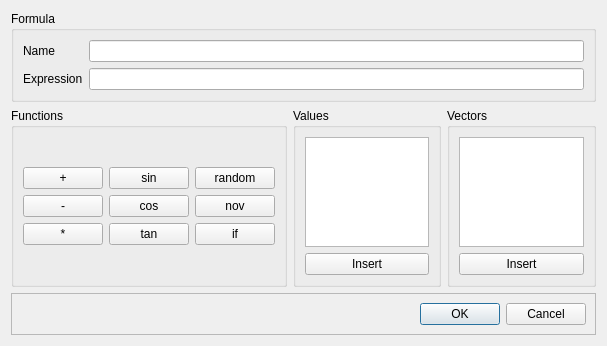
<?xml version="1.0" encoding="UTF-8"?>
<ui version="4.0">
 <class>GUIEquationEditor</class>
 <widget class="QDialog" name="GUIEquationEditor">
  <property name="geometry">
   <rect>
    <x>0</x>
    <y>0</y>
    <width>607</width>
    <height>346</height>
   </rect>
  </property>
  <property name="windowTitle">
   <string>Dialog</string>
  </property>
  <layout class="QGridLayout" name="gridLayout_2">
   <item row="1" column="0">
    <widget class="QGroupBox" name="groupBox_2">
     <property name="title">
      <string>Functions</string>
     </property>
     <layout class="QGridLayout" name="gridLayout_4">
      <item row="0" column="0">
       <layout class="QGridLayout" name="gridLayout_3">
        <item row="0" column="0">
         <widget class="QPushButton" name="pushButton_plus">
          <property name="text">
           <string>+</string>
          </property>
         </widget>
        </item>
        <item row="1" column="0">
         <widget class="QPushButton" name="pushButton_minus">
          <property name="text">
           <string>-</string>
          </property>
         </widget>
        </item>
        <item row="2" column="0">
         <widget class="QPushButton" name="pushButton_multi">
          <property name="text">
           <string>*</string>
          </property>
         </widget>
        </item>
        <item row="0" column="1">
         <widget class="QPushButton" name="pushButton_sin">
          <property name="text">
           <string>sin</string>
          </property>
         </widget>
        </item>
        <item row="1" column="1">
         <widget class="QPushButton" name="pushButton_cos">
          <property name="text">
           <string>cos</string>
          </property>
         </widget>
        </item>
        <item row="2" column="1">
         <widget class="QPushButton" name="pushButton_tan">
          <property name="text">
           <string>tan</string>
          </property>
         </widget>
        </item>
        <item row="0" column="2">
         <widget class="QPushButton" name="pushButton_random">
          <property name="text">
           <string>random</string>
          </property>
         </widget>
        </item>
        <item row="1" column="2">
         <widget class="QPushButton" name="pushButton_nov">
          <property name="text">
           <string>nov</string>
          </property>
         </widget>
        </item>
        <item row="2" column="2">
         <widget class="QPushButton" name="pushButton_if">
          <property name="text">
           <string>if</string>
          </property>
         </widget>
        </item>
       </layout>
      </item>
     </layout>
    </widget>
   </item>
   <item row="1" column="1">
    <widget class="QGroupBox" name="groupBox_3">
     <property name="title">
      <string>Values</string>
     </property>
     <layout class="QVBoxLayout" name="verticalLayout_3">
      <item>
       <layout class="QVBoxLayout" name="verticalLayout_2">
        <item>
         <widget class="QListWidget" name="listWidget_Values"/>
        </item>
        <item>
         <widget class="QPushButton" name="pushButton_values">
          <property name="text">
           <string>Insert</string>
          </property>
         </widget>
        </item>
       </layout>
      </item>
     </layout>
    </widget>
   </item>
   <item row="1" column="2">
    <widget class="QGroupBox" name="groupBox_4">
     <property name="title">
      <string>Vectors</string>
     </property>
     <layout class="QVBoxLayout" name="verticalLayout_5">
      <item>
       <layout class="QVBoxLayout" name="verticalLayout_4">
        <item>
         <widget class="QListWidget" name="listWidget_Vectors"/>
        </item>
        <item>
         <widget class="QPushButton" name="pushButton_vectors">
          <property name="text">
           <string>Insert</string>
          </property>
         </widget>
        </item>
       </layout>
      </item>
     </layout>
    </widget>
   </item>
   <item row="2" column="0" colspan="3">
    <widget class="QFrame" name="frame">
     <property name="frameShape">
      <enum>QFrame::StyledPanel</enum>
     </property>
     <property name="frameShadow">
      <enum>QFrame::Raised</enum>
     </property>
     <layout class="QHBoxLayout" name="horizontalLayout">
      <item>
       <widget class="QDialogButtonBox" name="buttonBox">
        <property name="orientation">
         <enum>Qt::Horizontal</enum>
        </property>
        <property name="standardButtons">
         <set>QDialogButtonBox::Cancel|QDialogButtonBox::Ok</set>
        </property>
       </widget>
      </item>
     </layout>
    </widget>
   </item>
   <item row="0" column="0" colspan="3">
    <widget class="QGroupBox" name="groupBox">
     <property name="title">
      <string>Formula</string>
     </property>
     <layout class="QFormLayout" name="formLayout">
      <item row="0" column="0">
       <layout class="QVBoxLayout" name="verticalLayout">
        <item>
         <widget class="QLabel" name="label_name">
          <property name="text">
           <string>Name</string>
          </property>
         </widget>
        </item>
       </layout>
      </item>
      <item row="1" column="0">
       <widget class="QLabel" name="label_2">
        <property name="text">
         <string>Expression</string>
        </property>
       </widget>
      </item>
      <item row="0" column="1">
       <widget class="QLineEdit" name="lineEdit_name"/>
      </item>
      <item row="1" column="1">
       <widget class="QLineEdit" name="lineEdit_exp"/>
      </item>
     </layout>
    </widget>
   </item>
  </layout>
 </widget>
 <resources/>
 <connections>
  <connection>
   <sender>buttonBox</sender>
   <signal>accepted()</signal>
   <receiver>GUIEquationEditor</receiver>
   <slot>accept()</slot>
   <hints>
    <hint type="sourcelabel">
     <x>267</x>
     <y>290</y>
    </hint>
    <hint type="destinationlabel">
     <x>157</x>
     <y>274</y>
    </hint>
   </hints>
  </connection>
  <connection>
   <sender>buttonBox</sender>
   <signal>rejected()</signal>
   <receiver>GUIEquationEditor</receiver>
   <slot>reject()</slot>
   <hints>
    <hint type="sourcelabel">
     <x>335</x>
     <y>290</y>
    </hint>
    <hint type="destinationlabel">
     <x>286</x>
     <y>274</y>
    </hint>
   </hints>
  </connection>
 </connections>
</ui>
